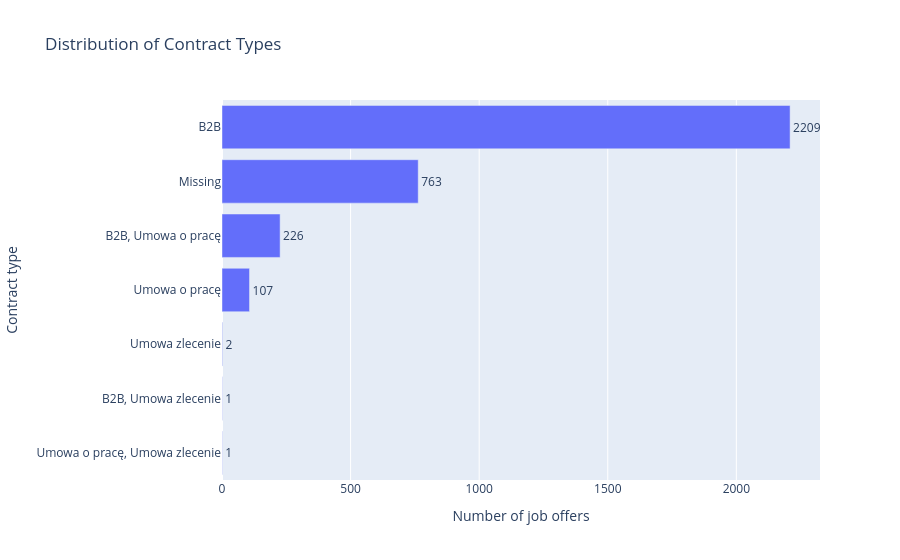

Write notebook code for a chart like this one.
### Code cell
contract_type_plot = (
    contract_type_summary
    .sort_values(
        "job_offers",
        ascending=True
    )
)

fig = px.bar(
    contract_type_plot,
    x="job_offers",
    y="contract_type",
    orientation="h",
    text="job_offers",
    title="Distribution of Contract Types",
    labels={
        "job_offers": "Number of job offers",
        "contract_type": "Contract type"
    }
)

fig.update_traces(
    textposition="outside"
)

fig.update_layout(
    showlegend=False
)

fig.show()

### Figure 1 — Plotly figure (JSON) as saved in the notebook; plotly's stock layout.template omitted (floating-point values rounded to 4 significant figures)
{"data": [{"hovertemplate": "Number of job offers=%{text}<br>Contract type=%{y}<extra></extra>", "legendgroup": "", "marker": {"color": "#636efa", "pattern": {"shape": ""}}, "name": "", "orientation": "h", "showlegend": false, "text": [1.0, 1.0, 2.0, 107.0, 226.0, 763.0, 2209.0], "textposition": "outside", "type": "bar", "x": [1, 1, 2, 107, 226, 763, 2209], "xaxis": "x", "y": ["Umowa o pracę, Umowa zlecenie", "B2B, Umowa zlecenie", "Umowa zlecenie", "Umowa o pracę", "B2B, Umowa o pracę", "Missing", "B2B"], "yaxis": "y"}], "layout": {"barmode": "relative", "legend": {"tracegroupgap": 0}, "showlegend": false, "title": {"text": "Distribution of Contract Types"}, "xaxis": {"anchor": "y", "domain": [0, 1], "title": {"text": "Number of job offers"}}, "yaxis": {"anchor": "x", "domain": [0, 1], "title": {"text": "Contract type"}}}}
